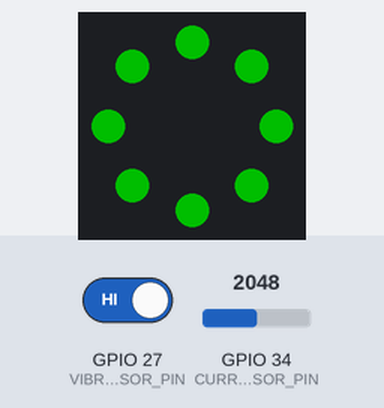
Recording of a sketch running on a simulated ESP32. Shown: 8 RGB LEDs in a ring, first at the top, clockwise. The test bench sets the inputs (shaded band); at power-on: GPIO 34 (CURRENT_SENSOR_PIN) = 2048, GPIO 27 (VIBRATION_SENSOR_PIN) HIGH. Dim RGB values are drawn brighter than linear; WiFi joins after 1.5 s; servers stay silent unless stated; uploads are accepted with an empty reply; what the sketch prints to the serial monitor is not drawn.

Above: at 2.7 s.
2.8 s: GPIO 34 (CURRENT_SENSOR_PIN) set to 2142
4.3 s: GPIO 34 (CURRENT_SENSOR_PIN) set to 2246
At 4.8 s:
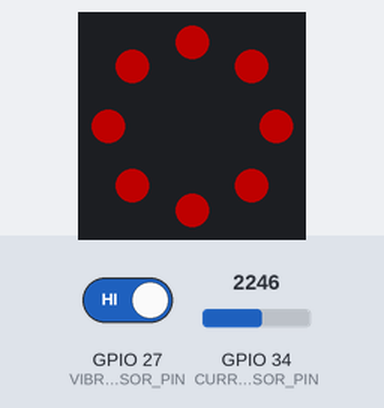
5.8 s: GPIO 27 (VIBRATION_SENSOR_PIN) driven LOW
At 6.8 s:
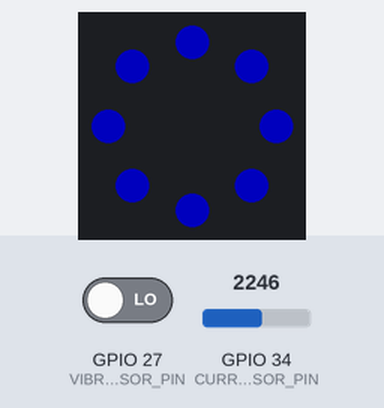
7.3 s: GPIO 27 (VIBRATION_SENSOR_PIN) driven HIGH
At 7.7 s:
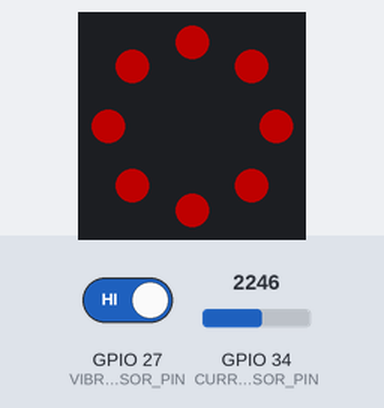
Timing chart, 0 to 9.8 s (numbered marks = the images above; inputs shaded):
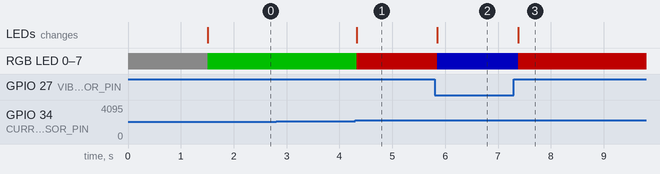

The sketch:

main.ino
```cpp
/*
 * SmartWash — ESP32 IoT Node Firmware
 * ─────────────────────────────────────
 * Hardware:
 *   - ESP32 DevKit v1
 *   - ACS712 30A current sensor  → GPIO 34 (ADC)
 *   - SW-420 vibration sensor    → GPIO 27 (digital)
 *   - WS2812B LED ring (8 LEDs)  → GPIO 14
 *
 * Communication: WiFi → MQTT → Cloud Backend REST API
 *
 * Machine States:
 *   AVAILABLE  — idle, ready to use
 *   RUNNING    — wash cycle in progress
 *   CYCLE_DONE — cycle finished, clothes inside
 *   FAULT      — abnormal readings, flag for maintenance
 */

#include <WiFi.h>
#include <HTTPClient.h>
#include <ArduinoJson.h>
#include <Adafruit_NeoPixel.h>

// ─────────────────────────────────────────────
// CONFIGURATION — Edit these before flashing
// ─────────────────────────────────────────────
const char* WIFI_SSID      = "YourHostelWiFi";
const char* WIFI_PASSWORD  = "YourPassword";

// Backend API — use Render/Railway URL in production
const char* API_BASE_URL   = "http://smartwash-api.onrender.com";
const char* MACHINE_ID     = "M1";   // Change per machine: M1, M2, M3...

// ─────────────────────────────────────────────
// PIN DEFINITIONS
// ─────────────────────────────────────────────
#define CURRENT_SENSOR_PIN   34   // ACS712 analog output
#define VIBRATION_SENSOR_PIN 27   // SW-420 digital output
#define LED_PIN              14   // WS2812B data pin
#define LED_COUNT             8   // Number of LEDs in ring

// ─────────────────────────────────────────────
// THRESHOLDS — Tune after calibration
// ─────────────────────────────────────────────
#define CURRENT_RUNNING_THRESHOLD  2.0f   // A — machine is drawing power
#define CURRENT_CYCLE_DONE_THRESHOLD 0.3f // A — standby / cycle done
#define CURRENT_FAULT_HIGH         15.0f  // A — overcurrent fault
#define ADC_VREF                   3.3f   // ESP32 ADC reference voltage
#define ACS712_SENSITIVITY         0.066f // V/A for ACS712-30A
#define ACS712_OFFSET_V            1.65f  // Midpoint voltage (VCC/2)

// ─────────────────────────────────────────────
// TIMING
// ─────────────────────────────────────────────
#define SAMPLE_INTERVAL_MS    100    // Sample sensors every 100ms
#define REPORT_INTERVAL_MS    30000  // Push to server every 30 seconds
#define SAMPLES_PER_READING   10     // Average 10 samples for stability
#define CYCLE_DONE_TIMEOUT_MS 120000 // 2 min of low current = cycle done

// ─────────────────────────────────────────────
// LED COLOURS (GRB format for WS2812B)
// ─────────────────────────────────────────────
#define COLOR_AVAILABLE  0x00FF00  // Green
#define COLOR_RUNNING    0x0000FF  // Blue
#define COLOR_CYCLE_DONE 0xFFAA00  // Amber
#define COLOR_FAULT      0xFF0000  // Red
#define COLOR_CONNECTING 0x222222  // Dim white (connecting)

// ─────────────────────────────────────────────
// STATE
// ─────────────────────────────────────────────
enum MachineState { AVAILABLE, RUNNING, CYCLE_DONE, FAULT };

MachineState currentState    = AVAILABLE;
MachineState previousState   = AVAILABLE;
unsigned long lastReportTime = 0;
unsigned long lastSampleTime = 0;
unsigned long lowCurrentSince = 0;  // Timestamp when current dropped low (cycle done detection)

Adafruit_NeoPixel ledRing(LED_COUNT, LED_PIN, NEO_GRB + NEO_KHZ800);


// ═══════════════════════════════════════════════
// SETUP
// ═══════════════════════════════════════════════

void setup() {
  Serial.begin(115200);
  Serial.println("\n[SmartWash] Booting...");
  Serial.print("[SmartWash] Machine ID: ");
  Serial.println(MACHINE_ID);

  // Init LED ring
  ledRing.begin();
  ledRing.setBrightness(80);
  setLED(COLOR_CONNECTING);

  // Init sensor pins
  pinMode(CURRENT_SENSOR_PIN, INPUT);
  pinMode(VIBRATION_SENSOR_PIN, INPUT);

  // Connect WiFi
  connectWiFi();

  setLED(COLOR_AVAILABLE);
  Serial.println("[SmartWash] Ready.");
}


// ═══════════════════════════════════════════════
// MAIN LOOP
// ═══════════════════════════════════════════════

void loop() {
  unsigned long now = millis();

  // Reconnect WiFi if dropped
  if (WiFi.status() != WL_CONNECTED) {
    Serial.println("[WiFi] Disconnected. Reconnecting...");
    connectWiFi();
  }

  // Sample sensors at SAMPLE_INTERVAL_MS
  if (now - lastSampleTime >= SAMPLE_INTERVAL_MS) {
    lastSampleTime = now;

    float currentA  = readCurrent();
    bool  vibration = readVibration();
    MachineState newState = classifyState(currentA, vibration, now);

    if (newState != currentState) {
      previousState = currentState;
      currentState  = newState;
      updateLED(currentState);
      Serial.printf("[State Change] %s → %s | %.2fA | vib=%d\n",
        stateToString(previousState), stateToString(currentState), currentA, vibration);
      // Report immediately on state change
      reportToServer(currentA, vibration);
      lastReportTime = now;
    }
  }

  // Periodic report (heartbeat every 30 seconds)
  if (now - lastReportTime >= REPORT_INTERVAL_MS) {
    float currentA  = readCurrent();
    bool  vibration = readVibration();
    reportToServer(currentA, vibration);
    lastReportTime = now;
  }
}


// ═══════════════════════════════════════════════
// SENSOR READING
// ═══════════════════════════════════════════════

float readCurrent() {
  long   adcSum = 0;
  for (int i = 0; i < SAMPLES_PER_READING; i++) {
    adcSum += analogRead(CURRENT_SENSOR_PIN);
    delay(2);
  }
  float adcAvg = (float)adcSum / SAMPLES_PER_READING;
  float voltage = (adcAvg / 4095.0f) * ADC_VREF;    // 12-bit ADC
  float current = (voltage - ACS712_OFFSET_V) / ACS712_SENSITIVITY;
  return abs(current);  // Return absolute value (AC current)
}

bool readVibration() {
  // SW-420 is HIGH when no vibration, LOW when vibration detected
  return digitalRead(VIBRATION_SENSOR_PIN) == LOW;
}


// ═══════════════════════════════════════════════
// STATE CLASSIFICATION
// ═══════════════════════════════════════════════

MachineState classifyState(float currentA, bool vibration, unsigned long now) {

  // Fault: overcurrent
  if (currentA > CURRENT_FAULT_HIGH) {
    return FAULT;
  }

  // Fault: machine running (high current) but no vibration — motor issue
  if (currentA > CURRENT_RUNNING_THRESHOLD && !vibration) {
    return FAULT;
  }

  // Running: significant current AND vibration
  if (currentA > CURRENT_RUNNING_THRESHOLD && vibration) {
    lowCurrentSince = 0;  // reset cycle-done timer
    return RUNNING;
  }

  // Cycle Done detection: came from RUNNING, now low current + no vibration
  // Wait CYCLE_DONE_TIMEOUT_MS before confirming (avoid false triggers)
  if (currentState == RUNNING && currentA <= CURRENT_RUNNING_THRESHOLD && !vibration) {
    if (lowCurrentSince == 0) {
      lowCurrentSince = now;
    }
    if (now - lowCurrentSince >= CYCLE_DONE_TIMEOUT_MS) {
      return CYCLE_DONE;
    }
    return RUNNING;  // Still counting down timeout
  }

  // Cycle Done → Available (student collected clothes)
  // After CYCLE_DONE, if it stays idle it goes back to AVAILABLE
  if (currentState == CYCLE_DONE && currentA < CURRENT_CYCLE_DONE_THRESHOLD) {
    return AVAILABLE;
  }

  return AVAILABLE;
}


// ═══════════════════════════════════════════════
// REPORTING TO BACKEND
// ═══════════════════════════════════════════════

void reportToServer(float currentA, bool vibration) {
  if (WiFi.status() != WL_CONNECTED) {
    Serial.println("[Report] Skipped — no WiFi");
    return;
  }

  HTTPClient http;
  String url = String(API_BASE_URL) + "/machines/" + MACHINE_ID + "/status";
  http.begin(url);
  http.addHeader("Content-Type", "application/json");

  // Build JSON payload
  StaticJsonDocument<256> doc;
  doc["state"]     = stateToString(currentState);
  doc["current_a"] = currentA;
  doc["vibration"] = vibration;

  // Include fault code if applicable
  if (currentState == FAULT) {
    if (currentA > CURRENT_FAULT_HIGH) {
      doc["fault_code"] = "HIGH_CURRENT";
    } else {
      doc["fault_code"] = "NO_VIBRATION";
    }
  } else {
    doc["fault_code"] = nullptr;
  }

  String body;
  serializeJson(doc, body);

  int httpCode = http.POST(body);

  if (httpCode == 200 || httpCode == 201) {
    Serial.printf("[Report] OK → %s | %.2fA | vib=%d\n",
      stateToString(currentState), currentA, vibration);
  } else {
    Serial.printf("[Report] FAILED — HTTP %d\n", httpCode);
  }

  http.end();
}


// ═══════════════════════════════════════════════
// LED CONTROL
// ═══════════════════════════════════════════════

void setLED(uint32_t color) {
  for (int i = 0; i < LED_COUNT; i++) {
    ledRing.setPixelColor(i, color);
  }
  ledRing.show();
}

void updateLED(MachineState state) {
  switch (state) {
    case AVAILABLE:  setLED(COLOR_AVAILABLE);  break;
    case RUNNING:    setLED(COLOR_RUNNING);    break;
    case CYCLE_DONE: setLED(COLOR_CYCLE_DONE); break;
    case FAULT:      setLED(COLOR_FAULT);      break;
  }
}


// ═══════════════════════════════════════════════
// WIFI CONNECTION
// ═══════════════════════════════════════════════

void connectWiFi() {
  Serial.printf("[WiFi] Connecting to %s", WIFI_SSID);
  WiFi.begin(WIFI_SSID, WIFI_PASSWORD);
  int retries = 0;
  while (WiFi.status() != WL_CONNECTED && retries < 20) {
    delay(500);
    Serial.print(".");
    retries++;
  }
  if (WiFi.status() == WL_CONNECTED) {
    Serial.printf("\n[WiFi] Connected. IP: %s\n", WiFi.localIP().toString().c_str());
  } else {
    Serial.println("\n[WiFi] FAILED — will retry in next loop.");
  }
}


// ═══════════════════════════════════════════════
// HELPERS
// ═══════════════════════════════════════════════

const char* stateToString(MachineState state) {
  switch (state) {
    case AVAILABLE:  return "available";
    case RUNNING:    return "running";
    case CYCLE_DONE: return "cycle_done";
    case FAULT:      return "fault";
    default:         return "unknown";
  }
}

/*
 * ─────────────────────────────────────────────
 * CALIBRATION NOTES
 * ─────────────────────────────────────────────
 * 1. ACS712-30A: Zero-current output = VCC/2 = 1.65V
 *    Sensitivity = 66mV/A. Adjust ACS712_OFFSET_V if your
 *    ESP32's 3.3V supply is slightly off — measure with multimeter.
 *
 * 2. SW-420: Adjust the onboard potentiometer until the sensor
 *    reads LOW only during active drum spin, HIGH when idle.
 *
 * 3. CURRENT_RUNNING_THRESHOLD: Measure the actual standby and
 *    running current of your washing machine model and set accordingly.
 *    Common ranges: standby ~0.1A, running ~2–8A.
 *
 * 4. CYCLE_DONE_TIMEOUT_MS: 2 minutes is conservative. Reduce to 60s
 *    if your machine cuts power more cleanly at cycle end.
 *
 * ─────────────────────────────────────────────
 * REQUIRED ARDUINO LIBRARIES
 * ─────────────────────────────────────────────
 * Install via Arduino IDE → Tools → Manage Libraries:
 *   - ArduinoJson       (Benoit Blanchon)
 *   - Adafruit NeoPixel (Adafruit)
 *   - ESP32 board package: https://raw.githubusercontent.com/espressif/arduino-esp32/gh-pages/package_esp32_index.json
 */
```

Measured:
- the behaviour switches between 2211 and 2212 on GPIO 34 (CURRENT_SENSOR_PIN) (found by bisection; images 0 and 1)
- after the input at 2.8 s, every drawn part: stays the same
- after the input at 4.3 s, RGB LED 0–7: RGB(0, 80, 0) → RGB(80, 0, 0) at once; the LEDs: change at once (image 1)
- after the input at 5.8 s, RGB LED 0–7: RGB(80, 0, 0) → RGB(0, 0, 80) after 0.05 s; the LEDs: change after 0.05 s (image 2)
- after the input at 7.3 s, RGB LED 0–7: RGB(0, 0, 80) → RGB(80, 0, 0) after 0.08 s; the LEDs: change after 0.08 s (image 3)
